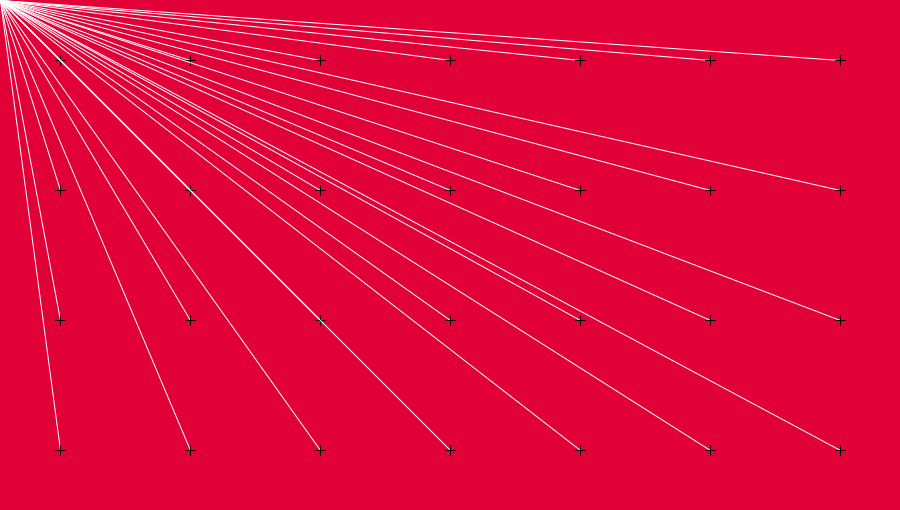
Frame 1 (no input)
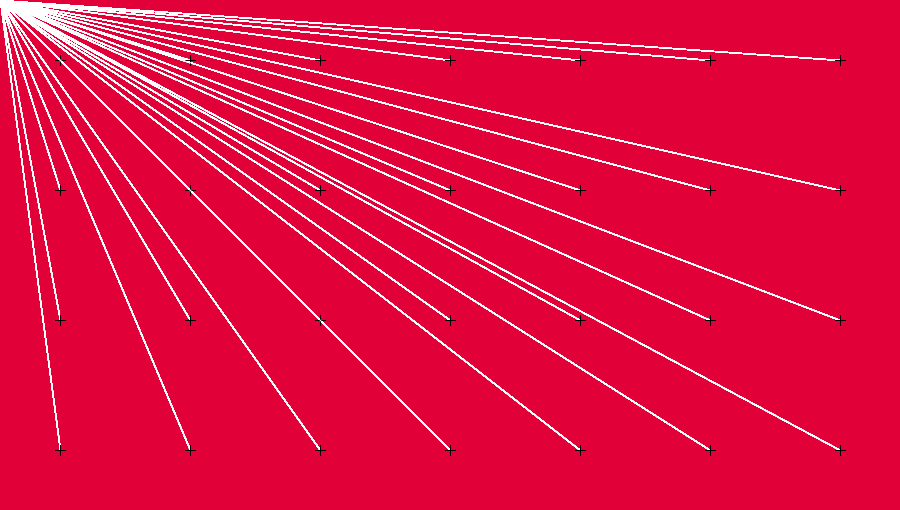
Frame 60 (the mouse pressed at the canvas centre just before this capture)
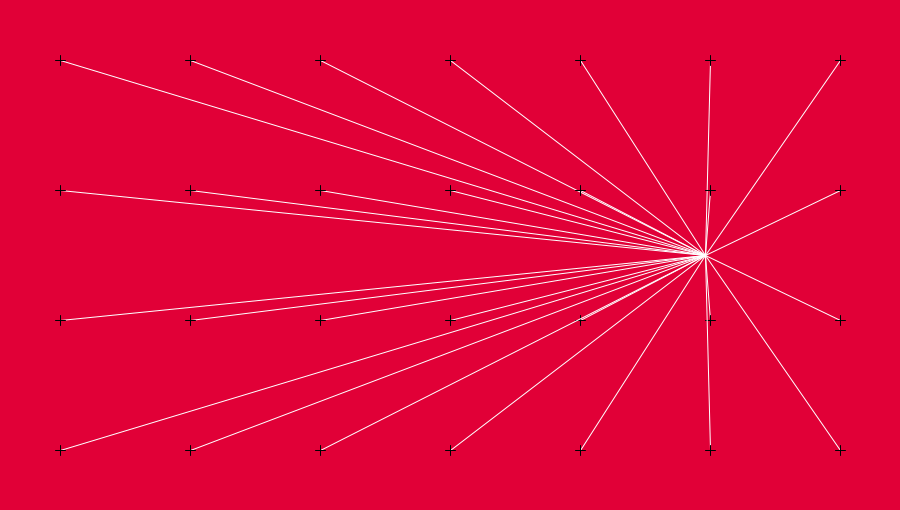
Frame 120 (the mouse held since frame 60 and released just before this capture)

The Processing sketch that drew these frames (run headless with seeded random() and noise(); from frame 60 on, the mouse is pressed at the canvas centre):

// Processing sketch: processing_51848
// ── processing_51848.pde

// experiment2 - playing with lines

void setup() 
  {
  size(900, 510);
  background(225, 0, 55);
  smooth();
  }
  
void draw() 
  {
  if (mousePressed) 
  {
  background(225, 0, 55);
  }
    for (int y = 60; y <= height-60; y += 130) {
    for (int x = 60; x <= width-60; x += 130) {
    stroke(255, 255, 255, 255);
    noCursor();
    float mx = mouseX + mouseY;
    line(x, y, mx, mouseY);
        if (keyPressed) {
        line(x, y, mouseY, mouseX);
        }
        {
         pushMatrix();
         translate(x, y);
         stroke(0);
         line(-5, 0, 5, 0);  // Body
         line(0, 5, 0, -5);
         popMatrix();
         }
    }
    }
  }
